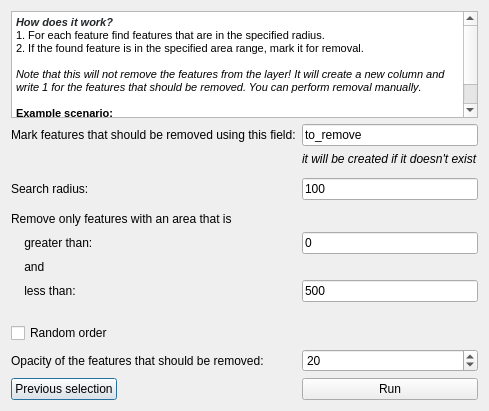
<?xml version="1.0" encoding="UTF-8"?>
<ui version="4.0">
 <class>PolygonClusterReducerDialogBase</class>
 <widget class="QDialog" name="PolygonClusterReducerDialogBase">
  <property name="geometry">
   <rect>
    <x>0</x>
    <y>0</y>
    <width>448</width>
    <height>411</height>
   </rect>
  </property>
  <property name="windowTitle">
   <string>Polygon cluster reducer</string>
  </property>
  <layout class="QGridLayout" name="gridLayout_2">
   <item row="1" column="0">
    <layout class="QVBoxLayout" name="verticalLayout" stretch="0">
     <property name="sizeConstraint">
      <enum>QLayout::SetDefaultConstraint</enum>
     </property>
     <item>
      <layout class="QFormLayout" name="formLayout">
       <item row="2" column="0">
        <widget class="QLabel" name="lblFieldName">
         <property name="text">
          <string>&lt;html&gt;&lt;head/&gt;&lt;body&gt;&lt;p&gt;Mark features that should be removed using this field:&lt;/p&gt;&lt;/body&gt;&lt;/html&gt;</string>
         </property>
         <property name="scaledContents">
          <bool>false</bool>
         </property>
         <property name="wordWrap">
          <bool>false</bool>
         </property>
        </widget>
       </item>
       <item row="2" column="1">
        <widget class="QLineEdit" name="txtFieldName">
         <property name="text">
          <string>to_remove</string>
         </property>
        </widget>
       </item>
       <item row="3" column="0">
        <widget class="Line" name="line">
         <property name="orientation">
          <enum>Qt::Horizontal</enum>
         </property>
        </widget>
       </item>
       <item row="3" column="1">
        <widget class="QLabel" name="label">
         <property name="font">
          <font>
           <italic>true</italic>
          </font>
         </property>
         <property name="text">
          <string>it will be created if it doesn't exist</string>
         </property>
        </widget>
       </item>
       <item row="5" column="0">
        <spacer name="verticalSpacer_3">
         <property name="orientation">
          <enum>Qt::Vertical</enum>
         </property>
         <property name="sizeHint" stdset="0">
          <size>
           <width>20</width>
           <height>20</height>
          </size>
         </property>
        </spacer>
       </item>
       <item row="7" column="0">
        <widget class="QLabel" name="lblSearchRadius">
         <property name="text">
          <string>Search radius:</string>
         </property>
        </widget>
       </item>
       <item row="7" column="1">
        <widget class="QLineEdit" name="txtSearchRadius">
         <property name="text">
          <string>100</string>
         </property>
        </widget>
       </item>
       <item row="8" column="0">
        <spacer name="verticalSpacer">
         <property name="orientation">
          <enum>Qt::Vertical</enum>
         </property>
         <property name="sizeHint" stdset="0">
          <size>
           <width>20</width>
           <height>20</height>
          </size>
         </property>
        </spacer>
       </item>
       <item row="9" column="0">
        <widget class="QLabel" name="lblRemoveOnlyFeaturesWithAnAreaThatIs">
         <property name="text">
          <string>Remove only features with an area that is</string>
         </property>
        </widget>
       </item>
       <item row="10" column="0">
        <widget class="QLabel" name="lblAreaGreaterThan">
         <property name="text">
          <string>    greater than:</string>
         </property>
        </widget>
       </item>
       <item row="10" column="1">
        <widget class="QLineEdit" name="txtAreaGreaterThan">
         <property name="text">
          <string>0</string>
         </property>
        </widget>
       </item>
       <item row="11" column="0">
        <widget class="QLabel" name="lblAreaAnd">
         <property name="text">
          <string>    and</string>
         </property>
        </widget>
       </item>
       <item row="12" column="0">
        <widget class="QLabel" name="lblAreaLessThan">
         <property name="text">
          <string>    less than:</string>
         </property>
        </widget>
       </item>
       <item row="12" column="1">
        <widget class="QLineEdit" name="txtAreaLessThan">
         <property name="text">
          <string>500</string>
         </property>
        </widget>
       </item>
       <item row="13" column="0">
        <spacer name="verticalSpacer_2">
         <property name="orientation">
          <enum>Qt::Vertical</enum>
         </property>
         <property name="sizeHint" stdset="0">
          <size>
           <width>20</width>
           <height>20</height>
          </size>
         </property>
        </spacer>
       </item>
       <item row="14" column="0">
        <widget class="Line" name="line_2">
         <property name="orientation">
          <enum>Qt::Horizontal</enum>
         </property>
        </widget>
       </item>
       <item row="15" column="0">
        <widget class="QCheckBox" name="chkRandomOrder">
         <property name="text">
          <string>Random order</string>
         </property>
        </widget>
       </item>
       <item row="16" column="0">
        <widget class="QLabel" name="lblOpacityOfRemovedFeatures">
         <property name="text">
          <string>Opacity of the features that should be removed:</string>
         </property>
        </widget>
       </item>
       <item row="16" column="1">
        <widget class="QSpinBox" name="txtOpacityOfRemovedFeatures">
         <property name="maximum">
          <number>100</number>
         </property>
         <property name="value">
          <number>20</number>
         </property>
        </widget>
       </item>
       <item row="19" column="0">
        <widget class="QPushButton" name="btnPreviousSelection">
         <property name="text">
          <string>Previous selection</string>
         </property>
        </widget>
       </item>
       <item row="19" column="1">
        <widget class="QPushButton" name="btnRun">
         <property name="text">
          <string>Run</string>
         </property>
        </widget>
       </item>
      </layout>
     </item>
    </layout>
   </item>
   <item row="0" column="0">
    <widget class="QTextEdit" name="txtInfo">
     <property name="minimumSize">
      <size>
       <width>0</width>
       <height>64</height>
      </size>
     </property>
     <property name="readOnly">
      <bool>true</bool>
     </property>
     <property name="html">
      <string>&lt;!DOCTYPE HTML PUBLIC &quot;-//W3C//DTD HTML 4.0//EN&quot; &quot;http://www.w3.org/TR/REC-html40/strict.dtd&quot;&gt;
&lt;html&gt;&lt;head&gt;&lt;meta name=&quot;qrichtext&quot; content=&quot;1&quot; /&gt;&lt;style type=&quot;text/css&quot;&gt;
p, li { white-space: pre-wrap; }
&lt;/style&gt;&lt;/head&gt;&lt;body style=&quot; font-family:'MS Shell Dlg 2'; font-size:8.25pt; font-weight:400; font-style:normal;&quot;&gt;
&lt;p style=&quot; margin-top:0px; margin-bottom:0px; margin-left:0px; margin-right:0px; -qt-block-indent:0; text-indent:0px;&quot;&gt;&lt;span style=&quot; font-family:'Arial,Helvetica Neue,Helvetica,sans-serif'; font-size:8pt; font-weight:600; font-style:italic; color:#242729; background-color:#ffffff;&quot;&gt;How does it work?&lt;/span&gt;&lt;/p&gt;
&lt;p style=&quot; margin-top:0px; margin-bottom:0px; margin-left:0px; margin-right:0px; -qt-block-indent:0; text-indent:0px;&quot;&gt;1. For each feature find features that are in the specified radius.&lt;/p&gt;
&lt;p style=&quot; margin-top:0px; margin-bottom:0px; margin-left:0px; margin-right:0px; -qt-block-indent:0; text-indent:0px;&quot;&gt;2. If the found feature is in the specified area range, mark it for removal.&lt;/p&gt;
&lt;p style=&quot;-qt-paragraph-type:empty; margin-top:0px; margin-bottom:0px; margin-left:0px; margin-right:0px; -qt-block-indent:0; text-indent:0px;&quot;&gt;&lt;br /&gt;&lt;/p&gt;
&lt;p style=&quot; margin-top:0px; margin-bottom:0px; margin-left:0px; margin-right:0px; -qt-block-indent:0; text-indent:0px;&quot;&gt;&lt;span style=&quot; font-style:italic;&quot;&gt;Note that this will not remove the features from the layer! It will create a new column and write 1 for the features that should be removed. You can perform removal &lt;/span&gt;&lt;span style=&quot; font-family:'MS Shell Dlg 2,sans-serif'; font-size:8.5pt; font-style:italic;&quot;&gt;manually&lt;/span&gt;&lt;span style=&quot; font-style:italic;&quot;&gt;.&lt;/span&gt;&lt;/p&gt;
&lt;p style=&quot;-qt-paragraph-type:empty; margin-top:0px; margin-bottom:0px; margin-left:0px; margin-right:0px; -qt-block-indent:0; text-indent:0px; font-style:italic;&quot;&gt;&lt;br /&gt;&lt;/p&gt;
&lt;p style=&quot; margin-top:0px; margin-bottom:0px; margin-left:0px; margin-right:0px; -qt-block-indent:0; text-indent:0px;&quot;&gt;&lt;span style=&quot; font-weight:600;&quot;&gt;Example scenario:&lt;/span&gt;&lt;/p&gt;
&lt;p style=&quot; margin-top:0px; margin-bottom:0px; margin-left:0px; margin-right:0px; -qt-block-indent:0; text-indent:0px;&quot;&gt;Distance between the buildings must be at least 100m. But only the buildings that have an area less than 500m2 should be removed.&lt;/p&gt;&lt;/body&gt;&lt;/html&gt;</string>
     </property>
    </widget>
   </item>
  </layout>
 </widget>
 <resources/>
 <connections/>
</ui>
